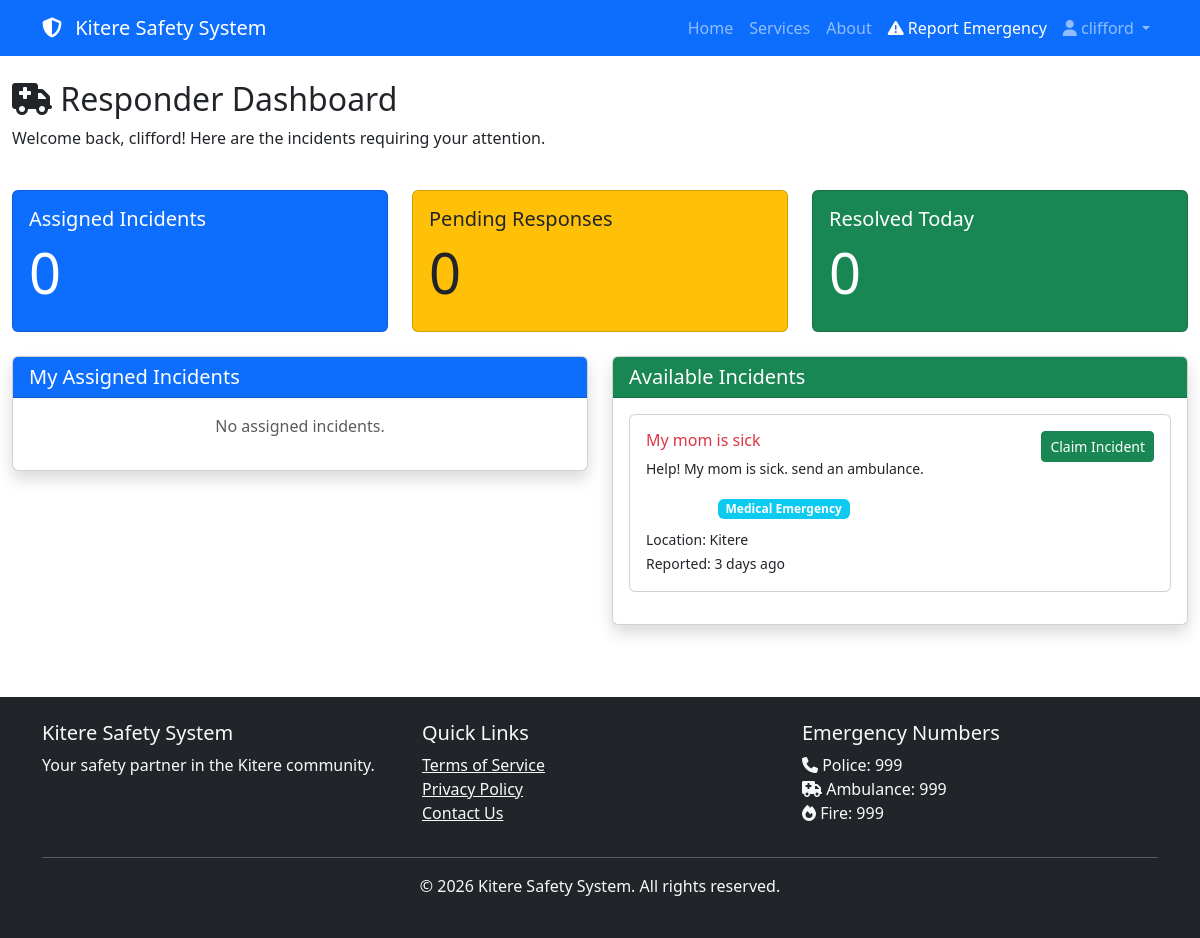
Page /responders/dashboard/ (signed in) on the earlier database version.
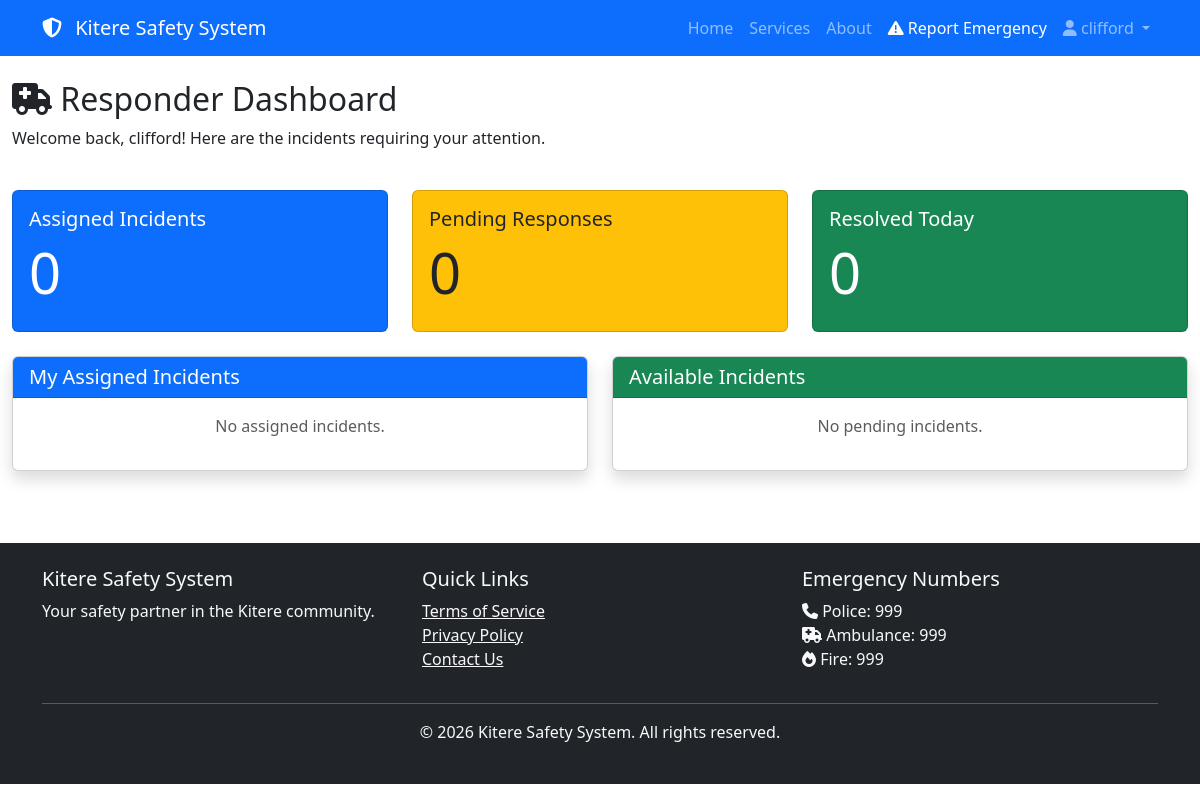
Same page on the later database version.
### reports/models.py (models this page shows, shortened)
class IncidentReport(models.Model):
    STATUS_CHOICES = (
        ('pending', 'Pending'),
        ('dispatched', 'Dispatched'),
        ('in_progress', 'In Progress'),
        ('resolved', 'Resolved'),
        ('closed', 'Closed'),
    )
    PRIORITY_CHOICES = (
        ('low', 'Low'),
        ('medium', 'Medium'),
        ('high', 'High'),
        ('critical', 'Critical'),
    )
    reporter = models.ForeignKey(User, on_delete=models.CASCADE, related_name='reports')
    category = models.ForeignKey(IncidentCategory, on_delete=models.SET_NULL, null=True)
    title = models.CharField(max_length=200)
    description = models.TextField()
    location_name = models.CharField(max_length=255)
    latitude = models.FloatField(null=True, blank=True)
    longitude = models.FloatField(null=True, blank=True)
    images = models.JSONField(default=list)  # Store multiple image URLs
    video_url = models.URLField(blank=True)
    status = models.CharField(max_length=20, choices=STATUS_CHOICES, default='pending')
    priority = models.CharField(max_length=20, choices=PRIORITY_CHOICES, default='medium')
    assigned_to = models.ForeignKey(User, on_delete=models.SET_NULL, null=True, blank=True, related_name='assigned_incidents')
    responder_notes = models.TextField(blank=True)
    resolved_at = models.DateTimeField(null=True, blank=True)
    created_at = models.DateTimeField(auto_now_add=True)
    updated_at = models.DateTimeField(auto_now=True)
    class Meta:
        ordering = ['-created_at']

class IncidentCategory(models.Model):
    name = models.CharField(max_length=100)
    description = models.TextField(blank=True)
    icon = models.CharField(max_length=50, default='fas fa-exclamation-triangle')
    color = models.CharField(max_length=7, default='#ff0000')
    created_at = models.DateTimeField(auto_now_add=True)
    class Meta:
        verbose_name_plural = "Incident Categories"

### responders/views.py (the view)
# urls.py: path('dashboard/', views.responder_dashboard, name='dashboard'),
@login_required
@user_passes_test(is_responder)
def responder_dashboard(request):
    assigned_incidents = IncidentReport.objects.filter(
        assigned_to=request.user,
        status__in=['dispatched', 'in_progress']
    )
    available_incidents = IncidentReport.objects.filter(
        assigned_to__isnull=True,
        status='pending'
    ).order_by('-priority', '-created_at')
    stats = {
        'total_assigned': assigned_incidents.count(),
        'pending_responses': available_incidents.filter(priority__in=['high', 'critical']).count(),
        'resolved_today': IncidentReport.objects.filter(
            assigned_to=request.user,
            resolved_at__date=timezone.now().date()
        ).count(),
    }
    return render(request, 'responders/responder.html', {
        'assigned_incidents': assigned_incidents,
        'available_incidents': available_incidents,
        'stats': stats,
    })

### responders/views.py (called while the page is built)
def is_responder(user):
    return user.is_authenticated and (user.role == 'responder' or user.is_staff)

### templates/responders/responder.html (shortened to what the changed rows need)
{% extends 'base.html' %}
{% block content %}
<div class="container-fluid py-4">
    <div class="row mb-4">
        <div class="col-12">
            <h2><i class="fas fa-truck-medical"></i> Responder Dashboard</h2>
        </div>
    </div>
    <div class="row mb-4">
        <div class="col-md-4">
            <div class="card bg-primary text-white">
                <div class="card-body">
                    <h2 class="display-4">{{ stats.total_assigned }}</h2>
                </div>
            </div>
        </div>
        <div class="col-md-4">
            <div class="card bg-warning text-dark">
                <div class="card-body">
                    <h2 class="display-4">{{ stats.pending_responses }}</h2>
                </div>
            </div>
        </div>
        <div class="col-md-4">
            <div class="card bg-success text-white">
                <div class="card-body">
                    <h2 class="display-4">{{ stats.resolved_today }}</h2>
                </div>
            </div>
        </div>
    </div>
    <div class="row">
        <div class="col-md-6">
            <div class="card shadow">
                <div class="card-body">
                    {% if available_incidents %}
                        {% for incident in available_incidents %}
                        <div class="card mb-3">
                            <div class="card-body">
                                <div class="d-flex justify-content-between align-items-start">
                                    <div>
                                        <h6 class="card-title text-danger">{{ incident.title }}</h6>
                                        <p class="card-text small">{{ incident.description|truncatechars:100 }}</p>
                                        <div>
                                            <span class="badge bg-{{ incident.priority }}">{{ incident.priority|upper }}</span>
                                            <span class="badge bg-info">{{ incident.category.name }}</span>
                                        </div>
                                        <p class="mt-2 mb-0"><small>Location: {{ incident.location_name }}</small></p>
                                        <p class="mb-0"><small>Reported: {{ incident.created_at|timesince }} ago</small></p>
                                    </div>
                                    <a href="{% url 'responder:claim_incident' incident.id %}" class="btn btn-sm btn-success"
                                       onclick="return confirm('Claim this incident?')">
                                        Claim Incident
                                    </a>
                                </div>
                            </div>
                        </div>
                        {% endfor %}
                    {% else %}
                        <p class="text-muted text-center">No pending incidents.</p>
                    {% endif %}
                </div>
            </div>
        </div>
    </div>
</div>
{% endblock %}

Differences in the rows shown:
no longer on this page (row edited): IncidentReport: title "My mom is sick", description "Help! My mom is sick. send an ambulance.", category.name "Medical Emergency", location_name "Kitere", created_at "3 days"
Other differences:
text now shown: "No pending incidents."
